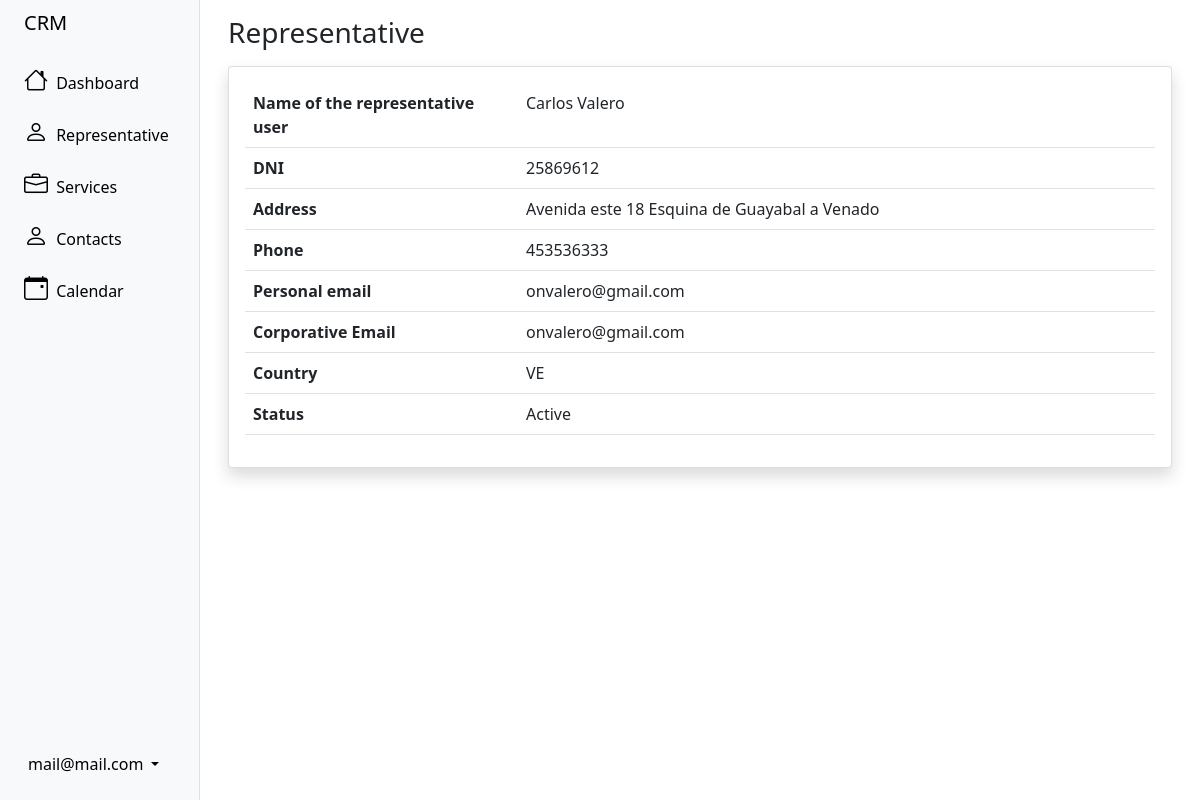
Page /user/viewRepresentative/2 (signed in) on the committed database.
### user/models.py (models this page shows, shortened)
class crmUser(AbstractBaseUser):
	status = models.BooleanField('Status', default=True)
	admin_user = models.BooleanField('Admin', default=False)
	name = models.CharField('Name', max_length=100)
	last_name = models.CharField('Last name', max_length=100)
	user_email = models.EmailField('User email', unique=True, max_length=255)
	personal_email = models.EmailField('Personal email', unique=True, max_length=255, blank=True, null=True)
	dni = models.IntegerField('DNI', unique=True, blank=True, null=True)
	address = models.TextField('Address', blank=True, null=True)
	phone_number = models.IntegerField('Phone number', blank=True, null=True)
	country = CountryField('Country', blank=True, null=True)
	objects = crmUserManager()
	USERNAME_FIELD = 'user_email'
	REQUIRED_FIELDS = ['name', 'last_name']
	@property
	def is_staff(self):
		return self.admin_user

### user/views.py (the view)
# urls.py: path('viewRepresentative/<id>', viewRepresentative, name='viewRepresentative'),
@login_required
def viewRepresentative(request, id):
	if request.user.is_staff:
		try:
			context = crmUser.objects.get(id= id)
		except crmUser.DoesNotExist:
			return redirect('representatives')
		return render(request, 'representatives/consult_representative.html', {'context': context})
	else:
		messages.error(request, 'You do not have permission to enter')
		return redirect('dashboard')

### templates/representatives/consult_representative.html
{% extends 'sidebar.html' %}
{% block content %}
<div class="container-fluid px-3 mt-3">
    <h1 class="h3 mb-3 text-gray-800">Representative</h1>
    <div class="card shadow mb-4">
        <div class="card-body">
            <div class="table-responsive">
                <table class="table table-bordeless" id="dataTable" width="100%" cellspacing="0">
                    <tbody>
                        <tr>
                            <td class="align-left" style="width: 30%"><strong>Name of the representative user </strong></td>
                            <td class="align-left">{{context.name}} {{context.last_name}}</td>
                        </tr>
                        <tr>
                            <td class="align-left"><strong>DNI</strong></td>
                            <td class="align-left">{{context.dni}}</td>
                        </tr>
                        <tr>
                            <td class="align-left"><strong>Address</strong></td>
                            <td class="align-left">{{context.address}}</td>
                        </tr>
                        <tr>
                            <td class="align-left"><strong>Phone</strong></td>
                            <td class="align-left">{{context.phone_number}}</td>
                        </tr>
                        <tr>
                            <td class="align-left"><strong>Personal email</strong></td>
                            <td class="align-left">{{context.personal_email}}</td>
                        </tr>
                        <tr>
                            <td class="align-left"><strong>Corporative Email</strong></td>
                            <td class="align-left">{{context.user_email}}</td>
                        </tr>
                        <tr>
                            <td class="align-left"><strong>Country</strong></td>
                            <td class="align-left">{{context.country}}</td>
                        </tr>
                        <tr>
                            <td class="align-left"><strong>Status</strong></td>
                            <td class="align-left">{% if context.status %} Active {% else %} Inactive {% endif %}</td>
                        </tr>
                    </tbody>
                </table>
            </div>
        </div>
    </div>
</div>
{% endblock content %}

### templates/sidebar.html (shortened to what this page needs)
<!DOCTYPE html>
<html lang="en">
<head>
    <link href="https://cdn.jsdelivr.net/npm/bootstrap@5.1.3/dist/css/bootstrap.min.css" rel="stylesheet">
    <link rel="stylesheet" href="https://cdn.jsdelivr.net/npm/bootstrap-icons@1.6.1/font/bootstrap-icons.css">
</head>
<body>
    <div class="container-fluid overflow-hidden">
        <div class="row flex-nowrap vh-100 overflow-auto">
            <div class="col-auto col-md-3 col-xl-2 px-sm-2 px-0 bg-light border-end sticky-top">
                <div class="d-flex flex-column align-items-center align-items-sm-start px-3 pt-2 text-black min-vh-100 ">
                    <a href="{% url 'dashboard' %}" class="d-flex align-items-center pb-3 mb-md-0 me-md-auto text-black text-decoration-none">
                        <span class="fs-5 d-none d-sm-inline">CRM</span>
                    </a>
                    <ul class="nav nav-pills flex-column mb-sm-auto mb-0 align-items-center align-items-sm-start" id="menu">
                        <li class="nav-item">
                            <a href="{% url 'dashboard' %}" class="nav-link align-middle text-black px-0">
                                <i class="fs-4 bi-house"></i> <span class="ms-1 d-none d-sm-inline">Dashboard</span>
                            </a>
                        </li>
                        {% if request.user.is_staff %}
                        <li>
                            <a href="#submenu1" data-bs-toggle="collapse" class="text-black nav-link px-0 align-middle ">
                                <i class="fs-4 bi-person"></i> <span class="ms-1 d-none d-sm-inline">Representative</span></a>
                        </li>
                        {% endif %}
                        <li>
                            <a href="#submenu2" data-bs-toggle="collapse" class="text-black nav-link px-0 align-middle ">
                                <i class="fs-4 bi-briefcase"></i> <span class="ms-1 d-none d-sm-inline">Services</span></a>
                        </li>
                        <li>
                            <a href="#submenu4" data-bs-toggle="collapse" class="text-black nav-link px-0 align-middle ">
                                <i class="fs-4 bi-person"></i> <span class="ms-1 d-none d-sm-inline">Contacts</span></a>
                        </li>
                        <li>
                            <a href="#submenu5" data-bs-toggle="collapse" class="text-black nav-link px-0 align-middle ">
                                <i class="fs-4 bi-calendar-event"></i> <span class="ms-1 d-none d-sm-inline">Calendar</span></a>
                        </li>
                    </ul>
                    <div class="dropdown pb-4">
                        <a href="#" class="d-flex align-items-center text-black text-decoration-none dropdown-toggle" id="dropdownUser1" data-bs-toggle="dropdown" aria-expanded="false">
                            <span class="d-none d-sm-inline mx-1">{{user.user_email}}</span>
                        </a>
                    </div>
                </div>
            </div>
            <div class="col">
                {% block content %} {% endblock content %}
            </div>
        </div>
    </div>
</body>
</html>

### rows in the picture
crmUser: user_email "mail@mail.com"
crmUser: name "Carlos", last_name "Valero", dni "25869612", address "Avenida este 18 Esquina de Guayabal a Venado", phone_number "453536333", personal_email "onvalero@gmail.com", user_email "onvalero@gmail.com", country "VE"
